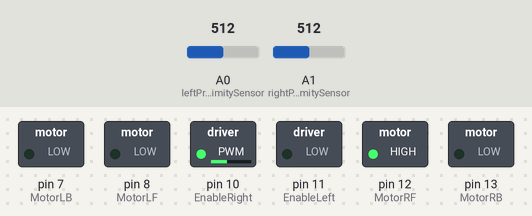
The sketch below on a simulated Arduino Uno, built with avr-gcc and run on an emulated ATmega328P. Shown: switched loads named in the sketch (green lamp = pin HIGH). The inputs (shaded band) are chosen by the test bench; at power-on: A0 (leftProximitySensor) = 512, A1 (rightProximitySensor) = 512. Pins used as bus, display or sensor lines are not drawn.

Above: at 1.2 s.
1.3 s: A0 (leftProximitySensor) set to 716
At 3.06 s:
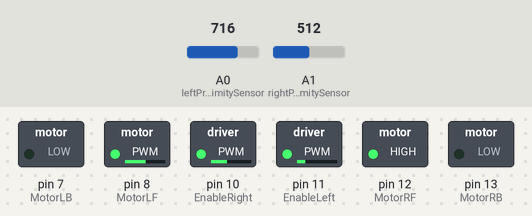
4.8 s: A1 (rightProximitySensor) set to 703
8.3 s: A1 (rightProximitySensor) set to 730
At 10.67 s:
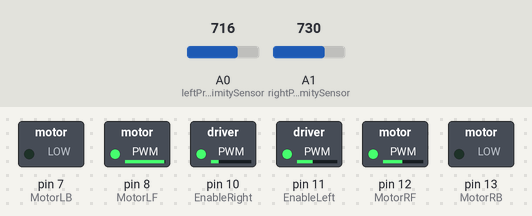
11.8 s: A1 (rightProximitySensor) set to 511
At 12.9 s:
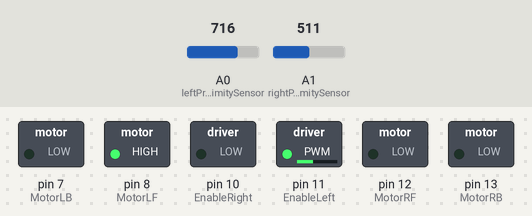
13.3 s: A1 (rightProximitySensor) set to 716
At 14.97 s:
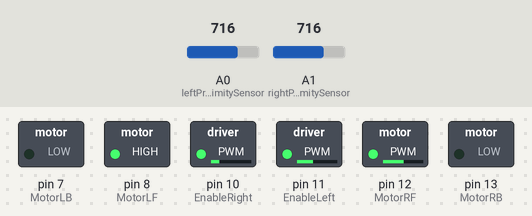
Timing chart, 0 to 17.8 s (numbered marks = the images above; inputs shaded):
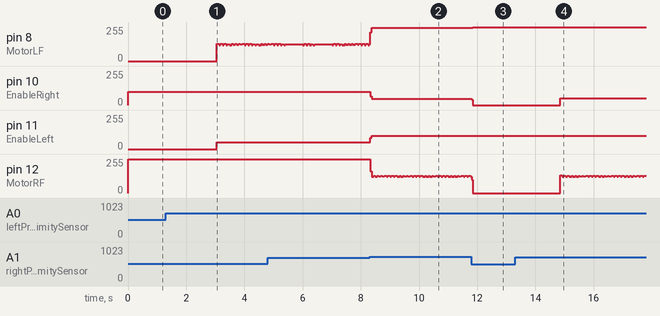

Measured:
- the behaviour switches between 715 and 716 on A1 (rightProximitySensor) (found by bisection; images 1 and 2)
- after the input at 1.3 s, pin 11 (EnableLeft): 0/255 → 51/255 after 1.8 s
- after the input at 8.3 s, pin 10 (EnableRight): 100/255 → 48/255 at once; pin 11 (EnableLeft): 51/255 → 98/255 at once
- after the input at 11.8 s, pin 8 (MotorLF): 250/255 → 255/255 after 0.05 s; pin 10 (EnableRight): 48/255 → 0/255 at once; pin 11 (EnableLeft): 98/255 → 100/255 after 0.05 s
- after the input at 13.3 s, pin 10 (EnableRight): 0/255 → 52/255 after 1.5 s

The sketch:

Boat_V10.ino
```cpp
//----------------------------------------------------------------------------
//                            CONSTANTS
//----------------------------------------------------------------------------
const byte EnableLeft = 11;   // Enable Pin for left motor
const byte EnableRight = 10;  // Enable Pin for right motor

const byte MotorLF = 8;   // Control pin Forward for left motor
const byte MotorLB = 7;   // Control pin Backward for left motor
const byte MotorRF = 12;  // Control pin Forward for right motor
const byte MotorRB = 13;  // Control pin Backward for right motor

const bool FORWARD              = 1;
const bool BACKWARDS            = 0;

const byte leftProximitySensor  = 0;   //analog input 0 reads left sensor
const byte rightProximitySensor = 1;   //analog input 1 reads right sensor
const byte leftSensorEmitter    = 5;
const byte rightSensorEmitter   = 6;

const byte NORMAL_SPEED         = 100;
const byte LOW_SPEED            = 75;
const byte HIGH_SPEED           = 125;
const int NO_OBJECT         = 600;
const int OBJECT_TOO_CLOSE  = 400;
const int SENSING_INTERVALS = 2000;   //reading sensors every 2 seconds
const int STEPS_DELAY       = 3000;

//----------------------------------------------------------------------------
//                            ENUMS
//----------------------------------------------------------------------------
enum States
{
  eIdle = 0,
  eMoveForward,
  eMoveBackwards,
  eTurnRight,
  eTurnLeft,
  eFullTurnLeft,
  eFullTurnright,
  eTurnFullRight,
  eTurnFullLeft,
  eError
};

//----------------------------------------------------------------------------
//                            GLOBAL VARIABLES
//----------------------------------------------------------------------------
int glState;
int glSpeed = NORMAL_SPEED;

//----------------------------------------------------------------------------
//                            SETUP
//----------------------------------------------------------------------------
void setup()
{
  glState = eIdle;
  Serial.begin(9600);
  pinMode(EnableLeft, OUTPUT); //set enable motor pin as output
  pinMode(EnableRight, OUTPUT);//same for right one
  pinMode(rightSensorEmitter, OUTPUT);
  pinMode(leftSensorEmitter, OUTPUT);

  //both start off
  digitalWrite(rightSensorEmitter, LOW);
  digitalWrite(leftSensorEmitter, LOW);

  //set al motor connected pins as output
  pinMode(MotorLF, OUTPUT);
  pinMode(MotorLB, OUTPUT);
  pinMode(MotorRF, OUTPUT);
  pinMode(MotorRB, OUTPUT);
}

//----------------------------------------------------------------------------
//                            LOOP
//----------------------------------------------------------------------------
void loop()
{
  DoStep();
  GetNextStep();
}

//----------------------------------------------------------------------------
//                            NEXT STATE
//----------------------------------------------------------------------------
void GetNextStep( void )
{
  int right = readRight();
  int left = readLeft();

  switch (glState)
  {
    case eIdle:
    {
      //we do not care about the speed here, just normal turn (one motor) and check again later once in that state,
      //if things got more complicated then switch to full turning but we will know which Direction
      if(right <= left)
      {
        glState = eTurnRight;
      }
      else
      {
        glState = eTurnLeft;
      }

      break;
    }

    case eMoveForward:
    {
      while(right < NO_OBJECT && left < NO_OBJECT)
      {
        //we stay moving forward untin one of the sensors register something significant
        delay( SENSING_INTERVALS );
        right = readRight();
        left = readLeft();
      }

      glState = left <= right ? eTurnLeft : eTurnRight;
      break;
    }

    case eTurnLeft:
    {
      while(right < NO_OBJECT)
      {
        //stay same state and pool sensor
        delay( STEPS_DELAY );
        right = readRight();
      }

      if( right < OBJECT_TOO_CLOSE )
      {
        glState = eTurnFullLeft;
      }
      else if( right > NO_OBJECT )
      {
        glState = eMoveForward;
      }

      break;
    }

    case eTurnRight:
    {
      while(left < NO_OBJECT)
      {
        //stay same state and pool sensor
        delay( STEPS_DELAY );
        left = readLeft();
      }

      if(left < OBJECT_TOO_CLOSE)
      {
        glState = eTurnFullRight;
      }
      else if(left > NO_OBJECT)
      {
        glState = eMoveForward;
      }

      break;
    }

    case eTurnFullLeft:
    {
      //sensor level warning went to urgent
      while( right < OBJECT_TOO_CLOSE )
      {
        delay( STEPS_DELAY );
        right = readRight();
      }

      glState = eTurnLeft;
      break;
    }

    case eTurnFullRight:
    {
      //sensor level warning went to urgent
      while( left < OBJECT_TOO_CLOSE )
      {
        left = readLeft();
        delay( STEPS_DELAY );
      }

      glState = eTurnRight;
      break;
    }

    case eError:
    {
      //no often, only try this step in case of error
      //all logic is inside the step function.
      //start over from idle for we don't know where are we
      glState = eIdle;
      break;
    }

    default:
    {
      //we should never be here, but..., just in case
      glState = eIdle;
    }
  }
}

//----------------------------------------------------------------------------
//                            SENSORS
//----------------------------------------------------------------------------
// TODO: turning sensor emitter on can be through PWM to decrease
// power consumtion
int readLeft( void )
{
  digitalWrite(leftSensorEmitter, HIGH);
  delay(1);//minimal time to wait to get a valid data
  int lecture = analogRead(leftProximitySensor);

  //leave emitter off for lowering consumtion
  digitalWrite(leftSensorEmitter, LOW);
  return lecture;
}

int readRight( void )
{
  digitalWrite(rightSensorEmitter, HIGH);
  delay(1);//minimal time to wait to get a valid data
  int lecture = analogRead(rightProximitySensor);

  //leave emitter off for lowering consumtion
  digitalWrite(rightSensorEmitter, LOW);
  return lecture;
}

//----------------------------------------------------------------------------
//                                STATES
//----------------------------------------------------------------------------
void eStateBeIdle( void )
{
  //can not have delays for many steps may use it to stop motors first
  digitalWrite(MotorLF, LOW);
  digitalWrite(MotorLB, LOW);
  digitalWrite(MotorRF, LOW);
  digitalWrite(MotorRB, LOW);

  //disable both motors
  analogWrite(EnableLeft, 0);
  analogWrite(EnableRight, 0);
}

void eStateMoveForward( void )
{
  // always go to idle first to avoid enabling both pins of motor
  eStateBeIdle();
  setRight(FORWARD);
  setLeft(FORWARD);
}

void eStateMoveBackwards( void )
{
  // always go to idle first to avoid enabling both pins of motor
  eStateBeIdle();
  setRight(BACKWARDS);
  setLeft(BACKWARDS);
}

void eStateTurnFullLeft( void )
{
  eStateBeIdle();
  setRight(BACKWARDS);
  setLeft(FORWARD);
}

void eStateTurnFullRight( void )
{
  eStateBeIdle();
  setRight(FORWARD);
  setLeft(BACKWARDS);
}

void eStateTurnRight( void )
{
  eStateBeIdle();
  setRight(FORWARD);
}

void eStateTurnLeft( void )
{
  eStateBeIdle();
  setLeft(FORWARD);
}

void setRight( bool Direction )
{
  digitalWrite(MotorRF, Direction);
  digitalWrite(MotorRB, !Direction);
  analogWrite(EnableRight, glSpeed);
}

void setLeft( bool Direction )
{
  digitalWrite(MotorLF, Direction);
  digitalWrite(MotorLB, !Direction);
  analogWrite(EnableLeft, glSpeed);
}

void eStateError( void )
{
  //full speed for all this attempts
  glSpeed = HIGH_SPEED;
  //be idle and move back
  eStateMoveBackwards();
  //keep pushing back for a while
  delay( STEPS_DELAY );
  //shake a little
  eStateTurnFullLeft();
  delay( STEPS_DELAY );
  eStateTurnFullRight();
  delay( STEPS_DELAY );
  //end, this will put me on idle later, let's hope the mad dance made it
  //get stuff back to normal
  glSpeed = NORMAL_SPEED;
}

//----------------------------------------------------------------------------
//                            CURRENT STATE
//----------------------------------------------------------------------------
void DoStep( void )
{
  switch (glState)
  {
    case eIdle:
    {
      eStateBeIdle();
      break;
    }

    case eMoveForward:
    {
      eStateMoveForward();
      break;
    }

    case eTurnLeft:
    {
      eStateTurnLeft();
      break;
    }

    case eTurnRight:
    {
      eStateTurnRight();
      break;
    }

    case eTurnFullLeft:
    {
      //sensor level warning went to urgent
      eStateTurnFullLeft();
      break;
    }

    case eTurnFullRight:
    {
      //sensor level warning went to urgent
      eStateTurnFullRight();
      break;
    }

    case eError:
    {
      eStateError();
      break;
    }

    default:
    {
      eStateBeIdle();
    }
  }
}
```
